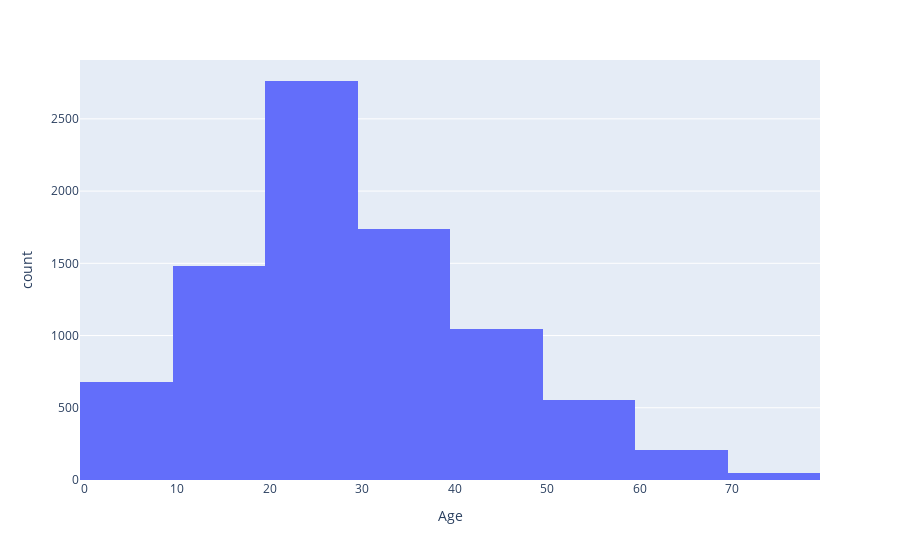

Source (notebook cell):
### Markdown cell above
#### Numerique
##### Age

### Code cell
px.histogram(train, 'Age', nbins=10)

### Figure 1 — Plotly figure (JSON) as saved in the notebook; plotly's stock layout.template omitted (floating-point values rounded to 4 significant figures; data arrays with more than 128 entries replaced by an {"elided": "..."} marker saying what was removed)
{"data": [{"alignmentgroup": "True", "bingroup": "x", "hovertemplate": "Age=%{x}<br>count=%{y}<extra></extra>", "legendgroup": "", "marker": {"color": "#636efa", "pattern": {"shape": ""}}, "name": "", "nbinsx": 10, "offsetgroup": "", "orientation": "v", "showlegend": false, "type": "histogram", "x": {"elided": "8693 int values"}, "xaxis": "x", "yaxis": "y"}], "layout": {"barmode": "relative", "legend": {"tracegroupgap": 0}, "margin": {"t": 60}, "xaxis": {"anchor": "y", "domain": [0, 1], "title": {"text": "Age"}}, "yaxis": {"anchor": "x", "domain": [0, 1], "title": {"text": "count"}}}}
